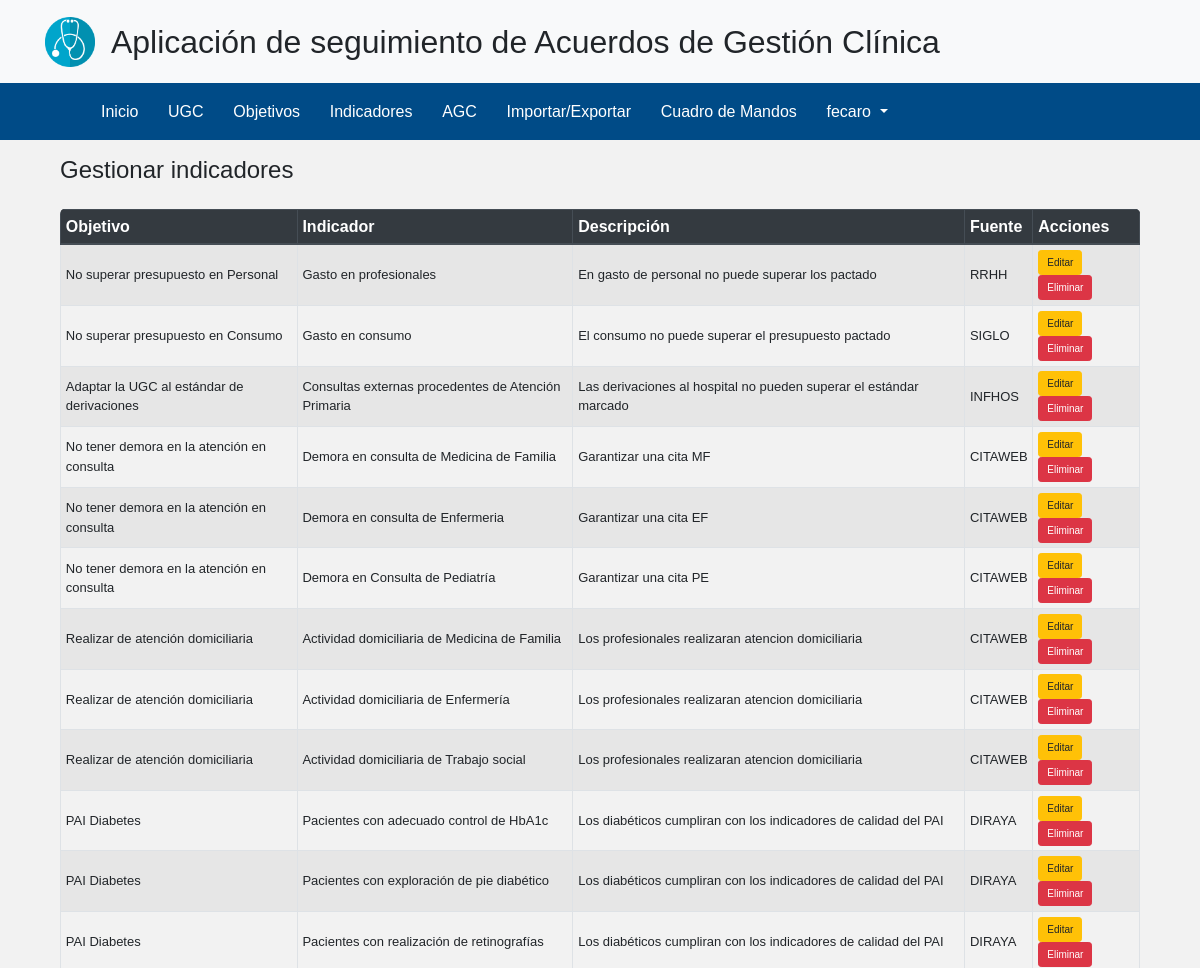
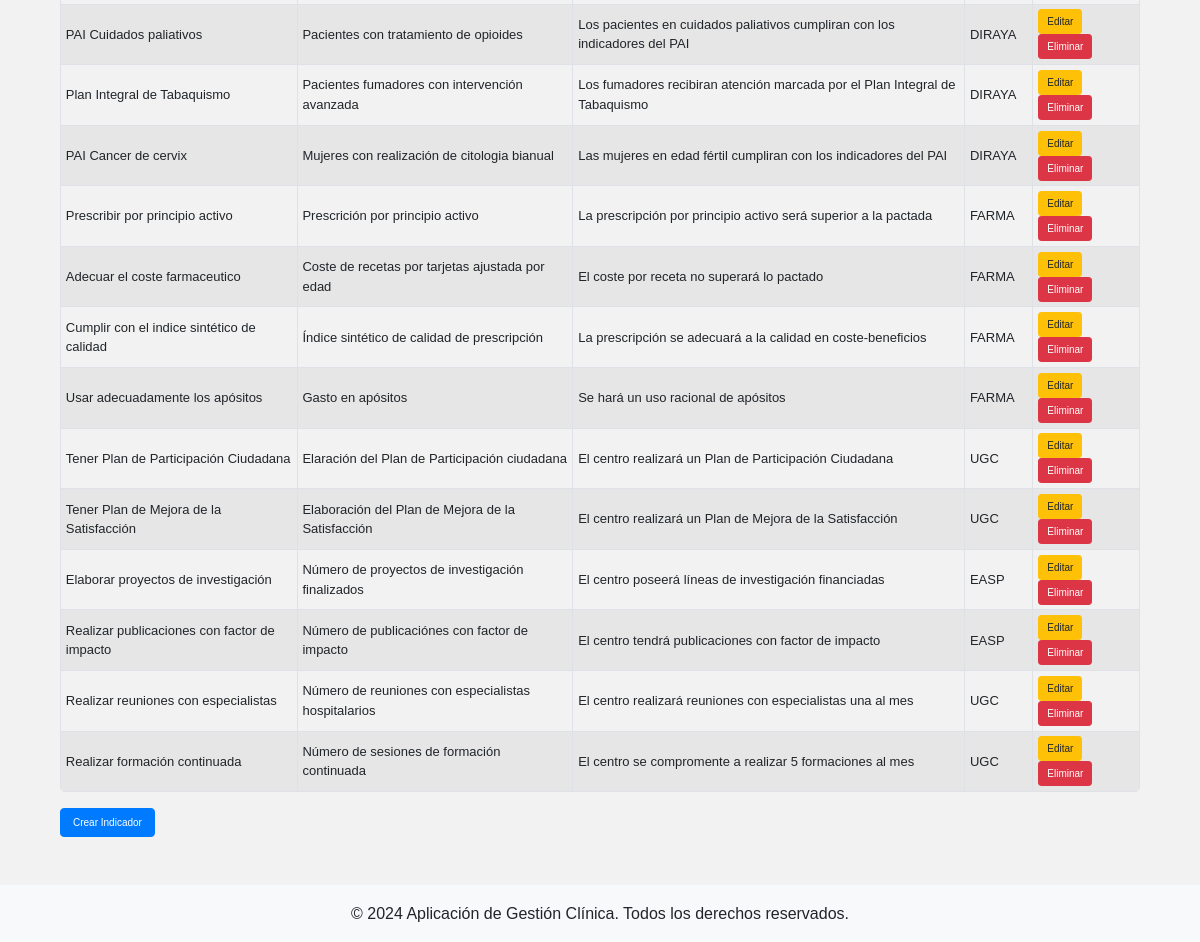
Page /indicadores/ (signed in) on the committed database (2 pictures, top to bottom).
### myapp/models.py (models this page shows, shortened)
class CustomUser(AbstractUser):
    id_ugc = models.ForeignKey('UGC', on_delete=models.CASCADE, null=True, blank=True)
    descripcion_usuario = models.CharField(max_length=255, blank=True, null=True)
    perfil = models.CharField(max_length=255, blank=True, null=True)
    fecha_crea_usuario = models.DateField(blank=True, null=True)

class Indicador(models.Model):
    id_indicador = models.AutoField(primary_key=True)
    id_objetivo = models.ForeignKey(Objetivo, on_delete=models.CASCADE)
    nombre_indicador = models.CharField(max_length=255)
    descripcion_indicador = models.CharField(max_length=255, blank=True, null=True)
    fuente = models.CharField(max_length=255, blank=True, null=True)

class Objetivo(models.Model):
    id_objetivo = models.AutoField(primary_key=True)
    nombre_objetivo = models.CharField(max_length=255)
    descripcion_objetivo = models.CharField(max_length=255, blank=True, null=True)
    perspectiva = models.CharField(max_length=255)
    def __str__(self):
        return self.nombre_objetivo

### myapp/views.py (the view)
# urls.py: path('indicadores/', GestionarIndicadoresView.as_view(), name='gestionar_indicadores'),
class GestionarIndicadoresView(LoginRequiredMixin, View):
    def get(self, request):
        indicadores = Indicador.objects.all()
        return render(request, 'myapp/indicadores.html', {'indicadores': indicadores})

### myapp/templates/myapp/indicadores.html (shortened to what this page needs)
{% extends "myapp/base.html" %}
{% block content %}
<div class="container mt-3">
  <h4 class="mb-4">Gestionar indicadores</h4>
  <div class="table-responsive">
    <table class="table table-sm table-striped table-bordered">
        <thead class="thead-dark">
        <tr>
            <th>Objetivo</th>
            <th>Indicador</th>
            <th>Descripción</th>
            <th>Fuente</th>
            <th>Acciones</th>
        </tr>
        </thead>
        <tbody>
            {% for indicador in indicadores %}
            <tr>
                <td>{{ indicador.id_objetivo }}</td>
                <td>{{ indicador.nombre_indicador }}</td>
                <td>{{ indicador.descripcion_indicador }}</td>
                <td>{{ indicador.fuente }}</td>
                <td>
                <a href="{% url 'editar_indicador' indicador.pk %}" class="btn btn-warning btn-sm">Editar</a>
                <form method="post" action="{% url 'eliminar_indicador' indicador.pk %}" class="d-inline">
                    <button type="submit" class="btn btn-danger btn-sm">Eliminar</button>
                </form>
                </td>
            </tr>
            {% endfor %}
        </tbody>
    </table>
    </div>
  <a href="{% url 'crear_indicador' %}" class="btn btn-primary">Crear Indicador</a>
</div>
{% endblock %}

### myapp/templates/myapp/base.html (shortened to what this page needs)
<!DOCTYPE html>
<html lang="en">
<head>
    {% load static %}
    <link href="https://stackpath.bootstrapcdn.com/bootstrap/4.5.2/css/bootstrap.min.css" rel="stylesheet">
    <link href="https://cdnjs.cloudflare.com/ajax/libs/font-awesome/5.15.3/css/all.min.css" rel="stylesheet">
    <link href="{% static 'css/styles.css' %}" rel="stylesheet">
</head>
<body>
    <header class="bg-light py-3">
        <div class="container d-flex align-items-center">
            <img src="{% static 'img/logo.png' %}" alt="Logo" class="mr-3" style="height: 50px;">
            <h2 class="mb-0">Aplicación de seguimiento de Acuerdos de Gestión Clínica</h2>
        </div>
    </header>
    <nav class="navbar navbar-expand-lg navbar-custom">
        <div class="container">
            <div>
                <ul class="navbar-nav w-100 mr-5 ml-5 d-flex justify-content-between">
                    <li class="nav-item"><a class="nav-link" href="{% url 'inicio' %}">Inicio</a></li>
                    <li class="nav-item"><a class="nav-link" href="{% url 'gestionar_ugc' %}">UGC</a></li>
                    <li class="nav-item"><a class="nav-link" href="{% url 'gestionar_objetivos' %}">Objetivos</a></li>
                    <li class="nav-item"><a class="nav-link" href="{% url 'gestionar_indicadores' %}">Indicadores</a></li>
                    <li class="nav-item"><a class="nav-link" href="{% url 'gestionar_agc' %}">AGC</a></li>
                    <li class="nav-item"><a class="nav-link" href="{% url 'import_export' %}">Importar/Exportar</a></li>
                    <li class="nav-item"><a class="nav-link" href="{% url 'cuadro_de_mandos' %}">Cuadro de Mandos</a></li>
                    {% if user.is_authenticated %}
                        <li class="nav-item dropdown">
                            <a class="nav-link dropdown-toggle" href="#" id="navbarDropdown" role="button" data-toggle="dropdown" aria-haspopup="true" aria-expanded="false">
                                {{ user.username }}
                            </a>
                        </li>
                    {% else %}
                        <li class="nav-item"><a class="nav-link" href="{% url 'login' %}">Login</a></li>
                    {% endif %}
                </ul>
            </div>
        </div>
    </nav>
    <div class="container mt-2">
        {% block content %}{% endblock %}
    </div>
    <footer class="bg-light py-3 mt-5">
        <div class="container text-center">
            <p class="mb-0">© 2024 Aplicación de Gestión Clínica. Todos los derechos reservados.</p>
        </div>
    </footer>
</body>
</html>

### static/css/styles.css (style rules this page uses)
body { background-color: #f2f2f2; font-family: 'Arial', sans-serif; }
.navbar { background-color: #004b87; }
.navbar-custom { background-color: #004b87; }
.navbar-custom .nav-link { color: white !important; text-align: center; display: block; }
.nav-link { color: #366ed6 !important; }
.container { margin-top: 1px; }
.btn-warning { font-size: x-small; }
.btn-danger { font-size: x-small; }
.btn-primary { font-size: x-small; }
.table-responsive { margin-top: 5px; }
.table { border-radius: 5px; overflow: hidden; }
.table thead { background-color: #343a40; color: #ffffff; text-align: center; }
.table th { vertical-align: middle; text-align: left; font-size: medium; }
.table td { vertical-align: middle; text-align: left; font-size: small; }

### rows in the picture
CustomUser: username "fecaro"
Indicador: id_objetivo "No superar presupuesto en Personal", nombre_indicador "Gasto en profesionales", descripcion_indicador "En gasto de personal no puede superar los pactado", fuente "RRHH"
Indicador: id_objetivo "No superar presupuesto en Consumo", nombre_indicador "Gasto en consumo", descripcion_indicador "El consumo no puede superar el presupuesto pactado", fuente "SIGLO"
Indicador: id_objetivo "Adaptar la UGC al estándar de derivaciones", nombre_indicador "Consultas externas procedentes de Atención Primaria", descripcion_indicador "Las derivaciones al hospital no pueden superar el estándar marcado", fuente "INFHOS"
Indicador: id_objetivo "No tener demora en la atención en consulta", nombre_indicador "Demora en consulta de Medicina de Familia", descripcion_indicador "Garantizar una cita MF", fuente "CITAWEB"
Indicador: id_objetivo "No tener demora en la atención en consulta", nombre_indicador "Demora en consulta de Enfermeria", descripcion_indicador "Garantizar una cita EF", fuente "CITAWEB"
Indicador: id_objetivo "No tener demora en la atención en consulta", nombre_indicador "Demora en Consulta de Pediatría", descripcion_indicador "Garantizar una cita PE", fuente "CITAWEB"
Indicador: id_objetivo "Realizar de atención domiciliaria", nombre_indicador "Actividad domiciliaria de Medicina de Familia", descripcion_indicador "Los profesionales realizaran atencion domiciliaria", fuente "CITAWEB"
Indicador: id_objetivo "Realizar de atención domiciliaria", nombre_indicador "Actividad domiciliaria de Enfermería", descripcion_indicador "Los profesionales realizaran atencion domiciliaria", fuente "CITAWEB"
Indicador: id_objetivo "Realizar de atención domiciliaria", nombre_indicador "Actividad domiciliaria de Trabajo social", descripcion_indicador "Los profesionales realizaran atencion domiciliaria", fuente "CITAWEB"
Indicador: id_objetivo "PAI Diabetes", nombre_indicador "Pacientes con adecuado control de HbA1c", descripcion_indicador "Los diabéticos cumpliran con los indicadores de calidad del PAI", fuente "DIRAYA"
Indicador: id_objetivo "PAI Diabetes", nombre_indicador "Pacientes con exploración de pie diabético", descripcion_indicador "Los diabéticos cumpliran con los indicadores de calidad del PAI", fuente "DIRAYA"
Indicador: id_objetivo "PAI Diabetes", nombre_indicador "Pacientes con realización de retinografías", descripcion_indicador "Los diabéticos cumpliran con los indicadores de calidad del PAI", fuente "DIRAYA"
Indicador: id_objetivo "PAI Cuidados paliativos", nombre_indicador "Pacientes con tratamiento de opioides", descripcion_indicador "Los pacientes en cuidados paliativos cumpliran con los indicadores del PAI", fuente "DIRAYA"
Indicador: id_objetivo "Plan Integral de Tabaquismo", nombre_indicador "Pacientes fumadores con intervención avanzada", descripcion_indicador "Los fumadores recibiran atención marcada por el Plan Integral de Tabaquismo", fuente "DIRAYA"
Indicador: id_objetivo "PAI Cancer de cervix", nombre_indicador "Mujeres con realización de citologia bianual", descripcion_indicador "Las mujeres en edad fértil cumpliran con los indicadores del PAI", fuente "DIRAYA"
Indicador: id_objetivo "Prescribir por principio activo", nombre_indicador "Prescrición por principio activo", descripcion_indicador "La prescripción por principio activo será superior a la pactada", fuente "FARMA"
Indicador: id_objetivo "Adecuar el coste farmaceutico", nombre_indicador "Coste de recetas por tarjetas ajustada por edad", descripcion_indicador "El coste por receta no superará lo pactado", fuente "FARMA"
Indicador: id_objetivo "Cumplir con el indice sintético de calidad", nombre_indicador "Índice sintético de calidad de prescripción", descripcion_indicador "La prescripción se adecuará a la calidad en coste-beneficios", fuente "FARMA"
Indicador: id_objetivo "Usar adecuadamente los apósitos", nombre_indicador "Gasto en apósitos", descripcion_indicador "Se hará un uso racional de apósitos", fuente "FARMA"
Indicador: id_objetivo "Tener Plan de Participación Ciudadana", nombre_indicador "Elaración del Plan de Participación ciudadana", descripcion_indicador "El centro realizará un Plan de Participación Ciudadana", fuente "UGC"
Indicador: id_objetivo "Tener Plan de Mejora de la Satisfacción", nombre_indicador "Elaboración del Plan de Mejora de la Satisfacción", descripcion_indicador "El centro realizará un Plan de Mejora de la Satisfacción", fuente "UGC"
Indicador: id_objetivo "Elaborar proyectos de investigación", nombre_indicador "Número de proyectos de investigación finalizados", descripcion_indicador "El centro poseerá líneas de investigación financiadas", fuente "EASP"
Indicador: id_objetivo "Realizar publicaciones con factor de impacto", nombre_indicador "Número de publicaciónes con factor de impacto", descripcion_indicador "El centro tendrá publicaciones con factor de impacto", fuente "EASP"
Indicador: id_objetivo "Realizar reuniones con especialistas", nombre_indicador "Número de reuniones con especialistas hospitalarios", descripcion_indicador "El centro realizará reuniones con especialistas una al mes", fuente "UGC"
Indicador: id_objetivo "Realizar formación continuada", nombre_indicador "Número de sesiones de formación continuada", descripcion_indicador "El centro se compromente a realizar 5 formaciones al mes", fuente "UGC"
